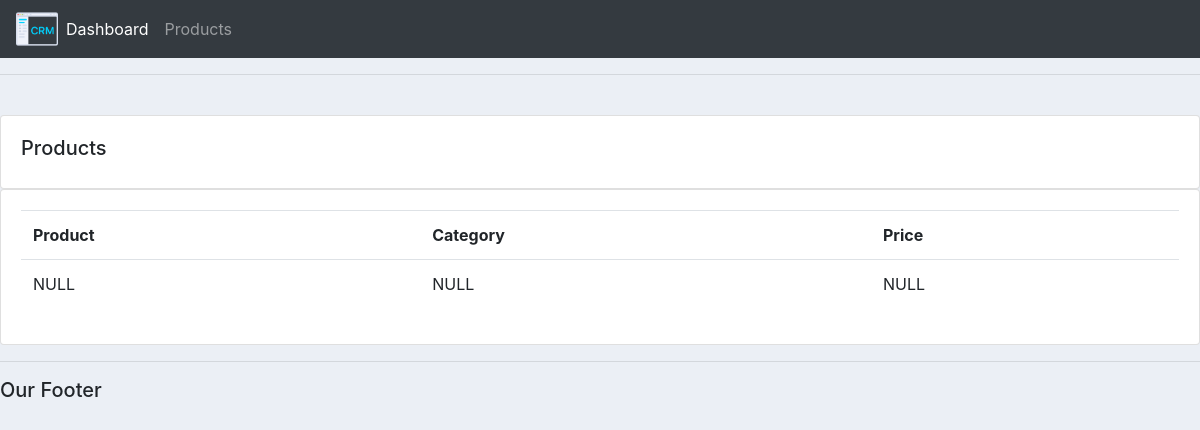
The app's page /products/, older data.
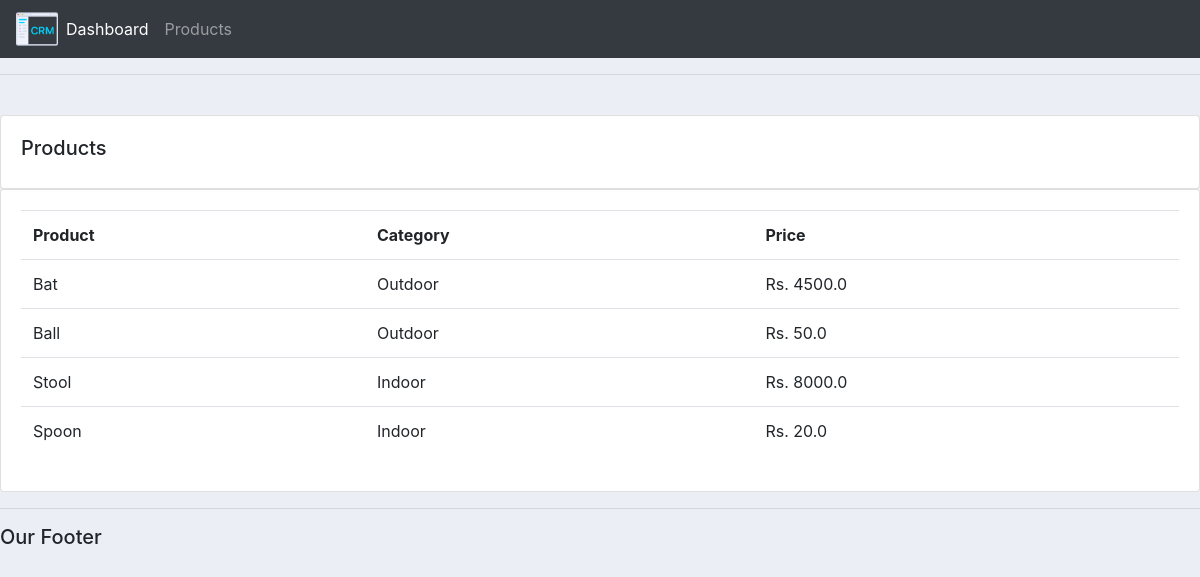
The same page, newer data.
### accounts/models.py (models this page shows, shortened)
class Product(models.Model):
    name = models.CharField(max_length=50, null=False)
    price = models.FloatField(null=False)
    CATEGORY = (
        ('Indoor', 'Indoor'),
        ('Outdoor', 'Outdoor')
    )
    category = models.CharField(max_length=50, null=True, choices=CATEGORY)
    description = models.CharField(max_length=200, null=True)
    date_created = models.DateTimeField(auto_now_add=True)
    tags = models.ManyToManyField(Tag, related_name='tag_set')

### accounts/views.py (the view)
# urls.py: path('products/', views.products, name='products'),
def products(request):
    product_count = Product.objects.count()
    products = Product.objects.all()
    context = {
        "product_count": product_count,
        "products": products
    }
    return render(request, 'products.html', context=context)

### accounts/templates/products.html (shortened to what this page needs)
{% extends 'main.html' %}
{% block content %}
<br>
<div class = "row">
    <div class = "col-md">
        <div class = "card card-body">
            <h5>Products</h5>
        </div>
        <div class="card card-body">
            <table class="table">
                <tr>
                    <th>Product</th>
                    <th>Category</th>
                    <th>Price</th>
                </tr>
                {% if product_count > 0 %}
                {% for product in products %}
                <tr>
                    <td>{{product.name}}</td>
                    <td>{{product.category}}</td>
                    <td>Rs. {{product.price}}</td>
                </tr>
                {% endfor %}
                {% else %}
                <tr>
                    <td>NULL</td>
                    <td>NULL</td>
                    <td>NULL</td>
                </tr>
                {% endif %}
            </table>
        </div>
    </div>
</div>
{% endblock %}

Row changes from the older to the newer data that the page shows:
added Product: name "Bat", category "Outdoor", price "4500.0"
added Product: name "Ball", category "Outdoor", price "50.0"
added Product: name "Stool", category "Indoor", price "8000.0"
added Product: name "Spoon", category "Indoor", price "20.0"
Text that changed along with them:
text no longer shown: "NULL NULL NULL"
